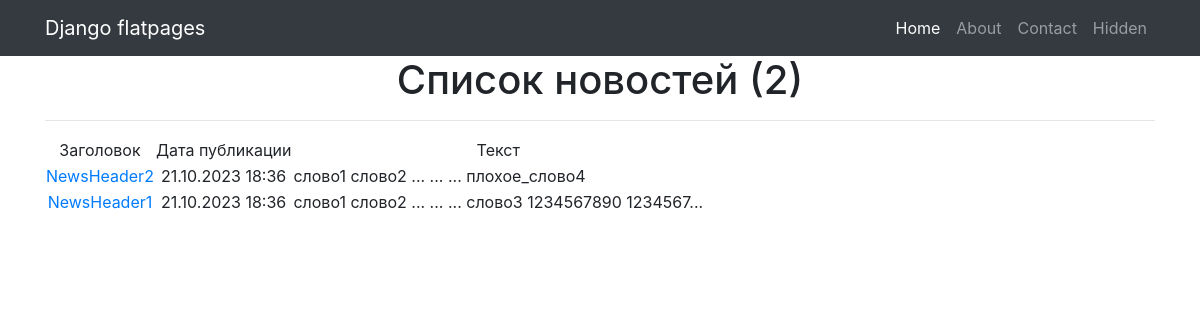
Page /news/ on the committed database.
### news/models.py (models this page shows, shortened)
class Post(models.Model):
    post_type = models.CharField(max_length=1, choices=POST_TYPE, default='0')
    input_date_time = models.DateTimeField(auto_now_add=True)
    author = models.ForeignKey(Author, on_delete=models.CASCADE)
    post_header = models.CharField(max_length=124)
    post_body = models.TextField()
    rating = models.IntegerField(default=0)

### news/views.py (the view)
# urls.py: path('news/', NewsList.as_view()),
class NewsList(ListView):
    model = Post
    template_name = 'newslist.html'
    context_object_name = 'newslist'
    def get_queryset(self):
        return Post.objects.filter(post_type='1').order_by('-input_date_time')
    def get_context_data(self, **kwargs):
        context = super().get_context_data(**kwargs)
        context['news_count'] = self.get_queryset().count()
        return context

### news/templatetags/custom_filters.py (called while the page is built)
@register.filter(name='censor')
def censor(value):
    for sw in stop_words:
        value = value.lower().replace(sw.lower(), '...')
    return value

@register.filter(name='preview')
def preview(value):
    if len(value) > 50:
        return value[:51] + '...'
    else:
        return value

### templates/newslist.html (shortened to what this page needs)
{% extends 'flatpages/default.html' %}
{% load custom_filters %}
{% block content %}
    <h1>Список новостей ({{ news_count }})</h1>
    <hr>
    {% if newslist %}
        <table>
            <tr>
                <td>Заголовок</td>
                <td>Дата публикации</td>
                <td>Текст</td>
            </tr>
            {% for post in newslist %}
            <tr>
                <td><a href="{% url 'news_detail' post.pk %}">{{ post.post_header }}</a></td>
                <td>{{ post.input_date_time|date:'d.m.Y H:i' }}</td>
                <td align="left">{{ post.post_body|censor|preview }}</td>
            </tr>
            {% endfor %}
        </table>
    {% else %}
        <h2>Новостей нет!</h2>
    {% endif %}
{% endblock content %}

### templates/flatpages/default.html (shortened to what this page needs)
{% load static %}
<!DOCTYPE html>
<html lang="en">
<head>
  <link href="{% static 'vendor/bootstrap/css/bootstrap.min.css' %}" rel="stylesheet">
</head>
<body>
  <nav class="navbar navbar-expand-lg navbar-dark bg-dark static-top">
    <div class="container">
      <a class="navbar-brand" href="#">Django flatpages</a>
      <div class="collapse navbar-collapse" id="navbarResponsive">
        <ul class="navbar-nav ml-auto">
          <li class="nav-item active">
            <a class="nav-link" href="#">Home
            </a>
          </li>
          <li class="nav-item">
            <a class="nav-link" href="/about/">About</a>
          </li>
          <li class="nav-item">
            <a class="nav-link" href="/contacts/">Contact</a>
          </li>
          <li class="nav-item">
            <a class="nav-link" href="/hidden/">Hidden</a>
          </li>
        </ul>
      </div>
    </div>
  </nav>
  <div class="container">
    <div class="row">
      <div class="col-lg-12 text-center">
       {% block content %}{% endblock content %}
      </div>
    </div>
  </div>
</body>
</html>

### rows in the picture
Post: post_header "NewsHeader2", input_date_time "21.10.2023 18:36", post_body|censor "слово1 слово2 ... ... ... плохое_слово4"
Post: post_header "NewsHeader1", input_date_time "21.10.2023 18:36", post_body|censor "слово1 слово2 ... ... ... слово3 1234567890 1234567..."

### other values in the picture
{{ news_count }} "2"
